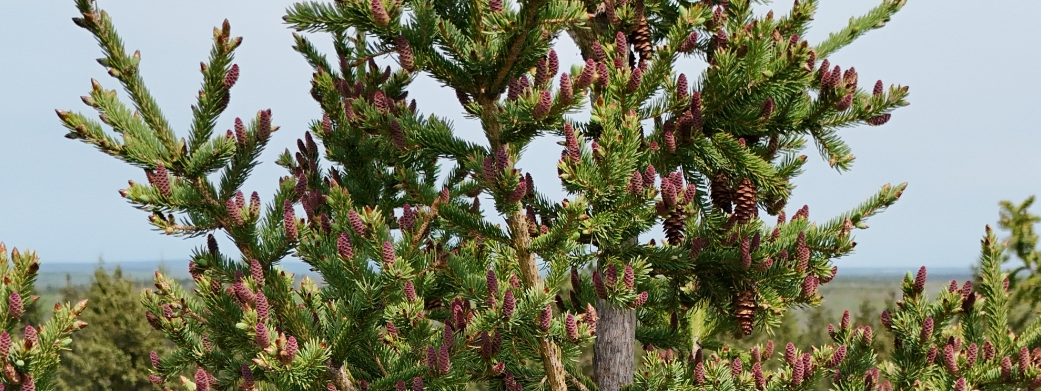
#> input picture Cones.png, 1041 x 391 px, found by its file name
$ python detect_strobili.py
#> lines starting #> are read from the running program, lines starting #| are printed output that depends on the picture; after the words box and inside, x2 and y2 are one past the last pixel; in counts of white or black regions, pixels touching at a corner belong together
import cv2
import numpy as np
from pathlib import Path

IMAGE_PATH = "/Users/gvirg/Documents/Cones.png"

# Flowers: vivid pink/red (red wraps in HSV, need two ranges)
FLOWER_LOWER_A = np.array([0,   75, 45])
FLOWER_UPPER_A = np.array([12, 255, 210])
FLOWER_LOWER_B = np.array([168, 75, 45])
FLOWER_UPPER_B = np.array([180, 255, 210])

# Cones: brown/orange — update these by running calibrate.py --cones
CONE_LOWER = np.array([0, 0, 0])
CONE_UPPER = np.array([0, 0, 0])  # zeroed out until calibrated

MIN_AREA = 40
MAX_AREA = 12000


def run():
    img = cv2.imread(IMAGE_PATH)
#> img is the input picture: shape (391, 1041, 3); mean B, G, R 103.5, 126.7, 123.8
    hsv = cv2.cvtColor(img, cv2.COLOR_BGR2HSV)
#> hsv: shape (391, 1041, 3); mean H, S, V 55.7, 110.8, 136.3

    # Build flower mask
    mask_a = cv2.inRange(hsv, FLOWER_LOWER_A, FLOWER_UPPER_A)
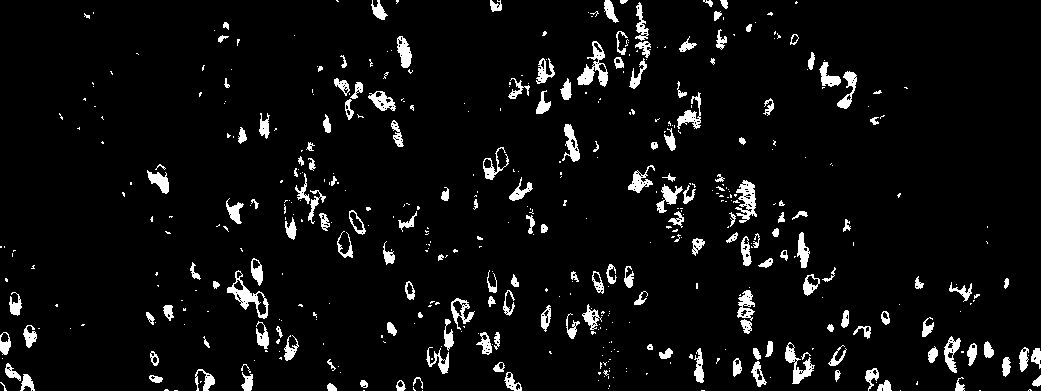
#> mask_a: shape (391, 1041); 5.4% white; 486 white regions (312 under 20 px), largest, box (x1, y1, x2, y2) and area: (577, 41, 608, 87) 552, (227, 270, 269, 319) 528, (735, 180, 757, 223) 484
    mask_b = cv2.inRange(hsv, FLOWER_LOWER_B, FLOWER_UPPER_B)
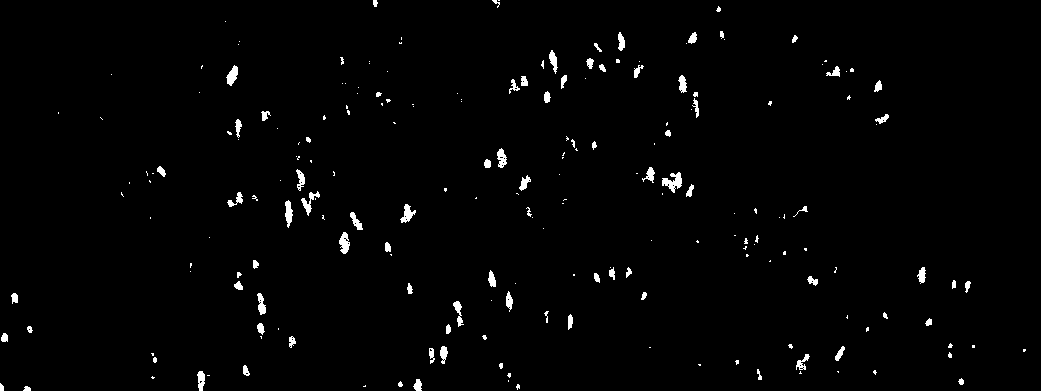
#> mask_b: shape (391, 1041); 1.5% white; 212 white regions (126 under 20 px), largest, box (x1, y1, x2, y2) and area: (662, 172, 682, 193) 220, (339, 232, 350, 254) 156, (301, 191, 320, 216) 148
    flower_mask = cv2.bitwise_or(mask_a, mask_b)
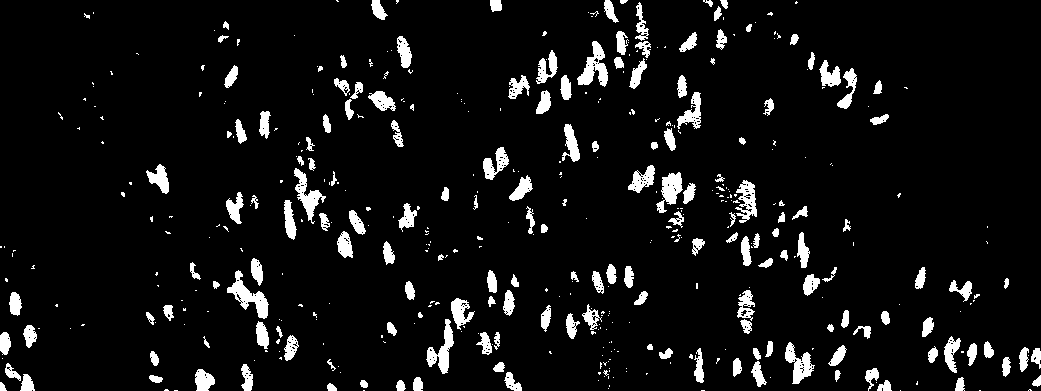
#> flower_mask: shape (391, 1041); 7% white; 449 white regions (279 under 20 px), largest, box (x1, y1, x2, y2) and area: (227, 270, 269, 319) 723, (577, 41, 608, 87) 675, (426, 319, 454, 374) 606

    # Subtract cone mask if calibrated
    cone_calibrated = not np.all(CONE_LOWER == 0) or not np.all(CONE_UPPER == 0)
    if cone_calibrated:
        cone_mask = cv2.inRange(hsv, CONE_LOWER, CONE_UPPER)
        flower_mask = cv2.bitwise_and(flower_mask, cv2.bitwise_not(cone_mask))

    kernel = cv2.getStructuringElement(cv2.MORPH_ELLIPSE, (3, 3))
    flower_mask = cv2.morphologyEx(flower_mask, cv2.MORPH_OPEN,  kernel, iterations=1)
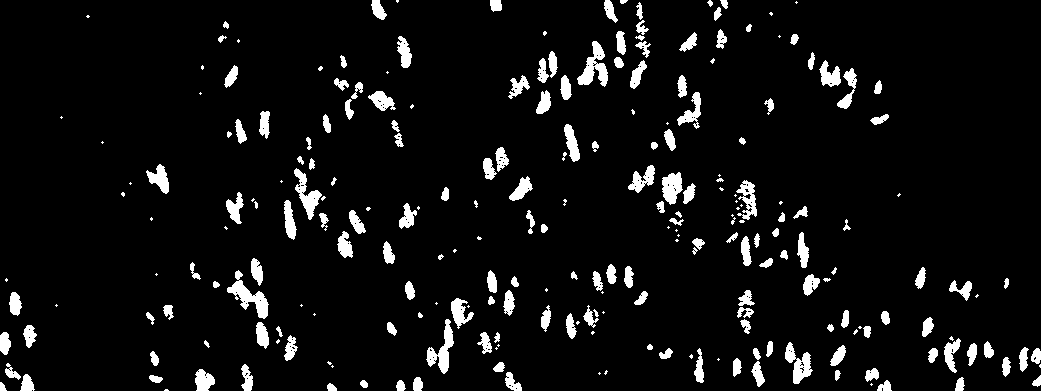
#> flower_mask: shape (391, 1041); 6.3% white; 248 white regions (73 under 20 px), largest, box (x1, y1, x2, y2) and area: (227, 270, 269, 319) 703, (577, 41, 608, 87) 658, (426, 319, 454, 374) 592
    flower_mask = cv2.morphologyEx(flower_mask, cv2.MORPH_CLOSE, kernel, iterations=1)
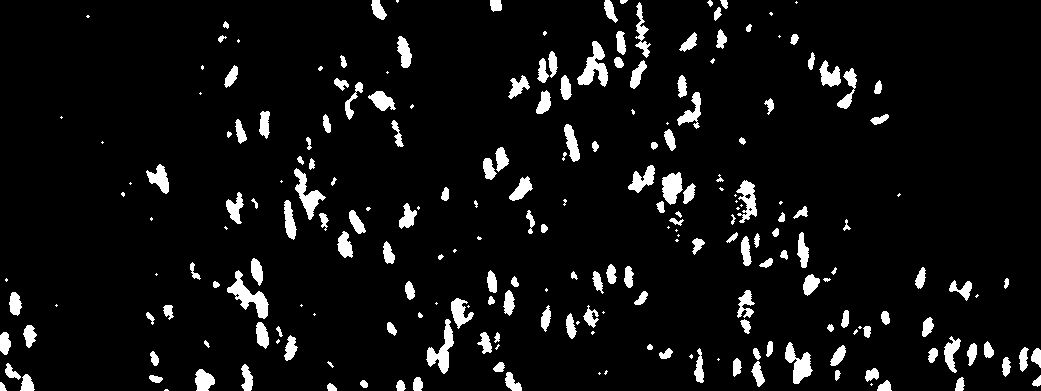
#> flower_mask: shape (391, 1041); 6.5% white; 230 white regions (62 under 20 px)

    contours, _ = cv2.findContours(flower_mask, cv2.RETR_EXTERNAL, cv2.CHAIN_APPROX_SIMPLE)
#> contours = 230 contours, 76 with area under 20; largest, box (x1, y1, x2, y2) and area: (227, 270, 269, 319) 656, (577, 41, 608, 87) 594, (426, 319, 454, 374) 533, (294, 168, 326, 220) 506, (785, 342, 813, 384) 502

    output = img.copy()
    count = 0

    for cnt in contours:
        area = cv2.contourArea(cnt)
        if not (MIN_AREA <= area <= MAX_AREA):
            continue
        x, y, w, h = cv2.boundingRect(cnt)
        cx, cy = x + w // 2, y + h // 2
        cv2.circle(output, (cx, cy), 8,  (0, 0, 255), -1)
        cv2.circle(output, (cx, cy), 9, (255, 255, 255),  1)
        count += 1
        cv2.putText(output, str(count), (cx + 10, cy + 4),
                    cv2.FONT_HERSHEY_SIMPLEX, 0.4, (255, 255, 255), 2)
        cv2.putText(output, str(count), (cx + 10, cy + 4),
                    cv2.FONT_HERSHEY_SIMPLEX, 0.4, (0, 0, 200), 1)
#> this loop made 230 passes
#> (area, x, y, w, h, cx, cy) on passes 3, 5, 6: (46, 327, 383, 10, 8, 332, 387), (90.5, 877, 380, 15, 11, 884, 385), (66, 396, 380, 10, 11, 401, 385)
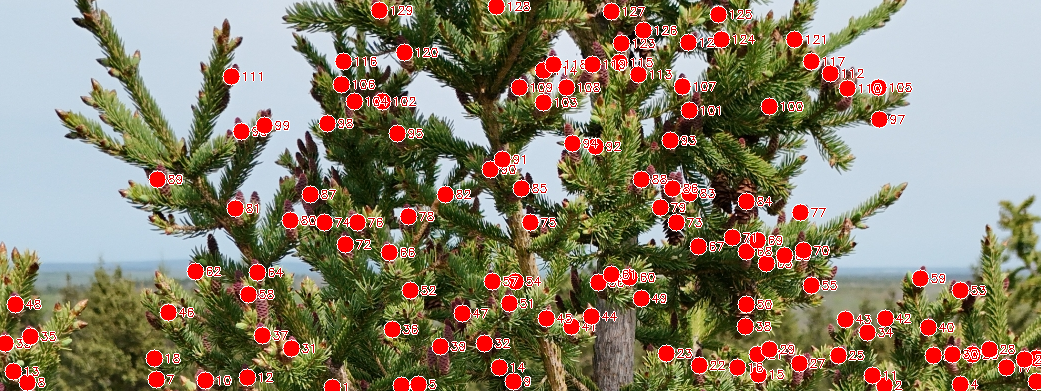
#> output: shape (391, 1041, 3); 11.05% of pixels changed, all inside (x1, y1, x2, y2) = (0, 0, 1041, 391)
#> after the loop, count = 129

    cv2.putText(output, f"Flowers detected: {count}", (10, 40),
                cv2.FONT_HERSHEY_SIMPLEX, 1.2, (0, 0, 255), 3)
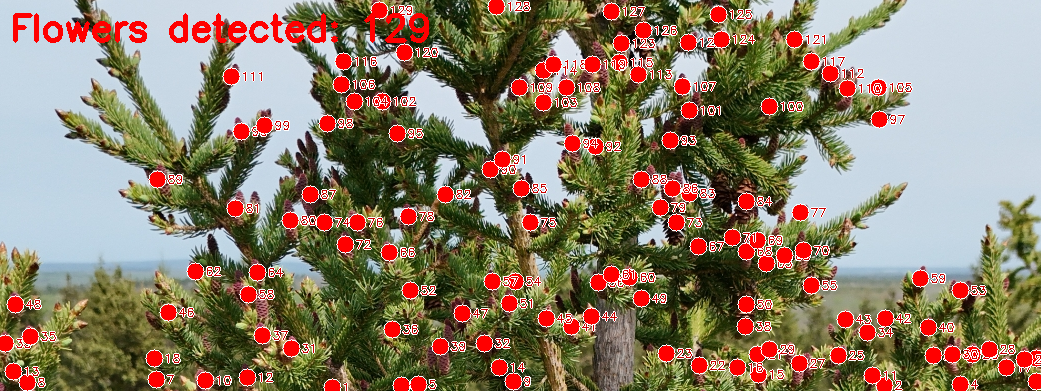
#> output: shape (391, 1041, 3); 1.13% of pixels changed, all inside (x1, y1, x2, y2) = (13, 13, 429, 43)

    out_path = Path(IMAGE_PATH).with_stem(Path(IMAGE_PATH).stem + "_detected")
    cv2.imwrite(str(out_path), output)
    print(f"Found {count} flowers — saved to {out_path}")
#| Found 129 flowers — saved to /Users/gvirg/Documents/Cones_detected.png


run()
